Frame 1 (no input): blank canvas, image omitted
Frame 60 (no input): blank canvas, image omitted
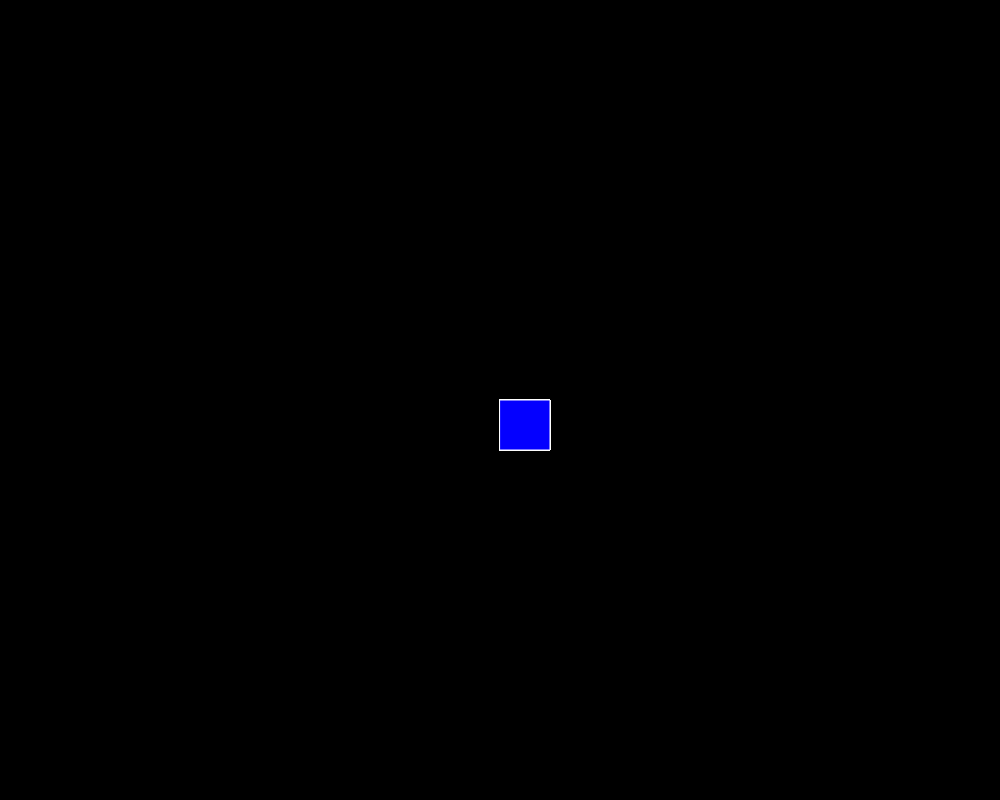
Frame 120 (the mouse pressed at the canvas centre since frame 60)

The p5.js sketch whose frames 1 and 60 were blank and that drew this single picture after the mouse press (run headless with seeded random() and noise() and a simulated clock; from frame 60 on, the mouse is pressed at the canvas centre):

// p5.js sketch
// ── sketch.js
function setup() {
  createCanvas(1000, 800);
background("#000000");
}

function draw() {

  fill("rgb(4,0,255)")
  stroke("rgb(255,0,0)(255,255,255")
  if(mouseIsPressed)
 rect(mouseX,mouseY,50,50);

}
